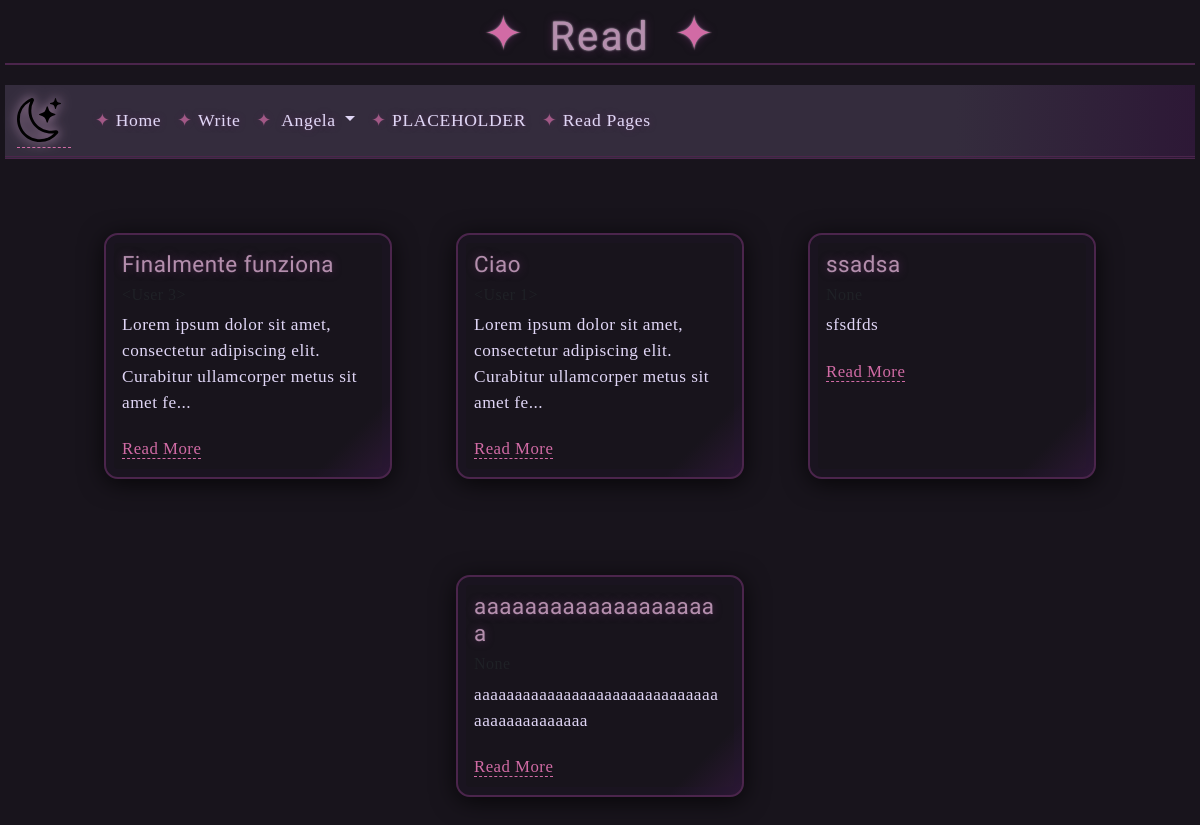
The app's page /read (signed in) with its own data.
### app/models.py (models this page shows)
class User(db.Model):
  metadata_obj
  id = db.Column(db.Integer, primary_key = True)
  name = db.Column(db.String(100), nullable = False)
  email = db.Column(db.String(100), unique = True, nullable = False)
  password = db.Column(db.String(16), nullable = False)
  pages = db.relationship('Page', backref = 'author', lazy = True)

class Page(db.Model):
  metadata_obj
  id = db.Column(db.Integer, primary_key = True)
  title = db.Column(db.String(200), nullable = False)
  author_id = db.Column(db.Integer, db.ForeignKey('user.id'), nullable = False)
  text = db.Column(db.Text, nullable = False)
  date = db.Column(db.DateTime, default=datetime.now())

### app/routes.py (the view)
@app.route('/read')
def read():
  pages = pages = Page.query.order_by(Page.date.desc()).all()
  return render_template('read.html', pages=pages, title='Read')

### app/templates/read.html (shortened to what this page needs)
{% extends('base.html') %}
{% block content %}
<div class="card-container">
  {% for page in pages %}
  <div class="card" style="width: 18rem;">
    <div class="card-body">
      <h5 class="card-title">{{ page.title }}</h5>
      <h6 class="card-subtitle mb-2 text-body-secondary">{{ page.author }}</h6>
      <p class="card-text">{{ page.text|truncate(100, true) }}</p>
      <a href="{{ url_for('read_id', id=page.id) }}" class="card-link">Read More</a>
    </div>
  </div>
  {% endfor %}
</div>
{% endblock %}

### app/templates/navbar.html (shortened to what this page needs)
<link rel="stylesheet" href="{{ url_for('static', filename='/styles/style.css') }}">
<link rel="stylesheet" href="{{ url_for('static', filename='/styles/navbarstyle.css') }}">
<nav class="navbar navbar-expand-lg bg-body-tertiary">
  <div class="container-fluid">
    <a class="navbar-brand" href="{{url_for('home')}}"><img src="static\styles\moon-stars.svg" /></a>
    <div class="collapse navbar-collapse" id="navbarElements">
      <ul class="navbar-nav me-auto mb-2 mb-lg-0">
        <li class="nav-item">
          <a class="nav-link" href="{{url_for('home')}}">Home</a>
        </li>
        <li class="nav-item">
          <a class="nav-link" href="{{ url_for('write') }}">Write</a>
        </li>
        <li class="nav-item dropdown">
          <a
            class="nav-link dropdown-toggle"
            href="#"
            role="button"
            data-bs-toggle="dropdown"
            aria-expanded="false"
          >
            {% if 'username' in session %}
            {{ session['username'] }}
            {% else %}
            Guest
            {% endif %}
          </a>
        </li>
        <li class="nav-item">
          <a class="nav-link" href="#">PLACEHOLDER</a>
        </li>
        <li class="nav-item">
          <a class="nav-link" href="{{ url_for('read') }}">Read Pages</a>
        </li>
      </ul>
    </div>
  </div>
</nav>

### app/static/styles/style.css (style rules this page uses)
body { background: #18141c; color: #e0d6f6; font-family: 'Cormorant Garamond', serif; letter-spacing: 0.03em; }
a { color: #d16ba5; text-decoration: none; border-bottom: 1px dashed #d16ba5; transition: color 0.2s; }
.card-container { display: flex; flex-wrap: wrap; gap: 2em; justify-content: center; margin-top: 2em; }
.card { background: linear-gradient(135deg, #18141c 85%, #2d1836 100%); border: 2px double #4b254c; border-radius: 14px; box-shadow: 0 4px 24px #000b, 0 0 0 8px #24183633 inset; color: #e0d6f6; font-family: 'Cormorant Garamond', serif; margin: 2em 1em; transition: box-shadow 0.2s, border-color 0.2s; }
.card-title { color: #b48ead; font-family: 'UnifrakturCook', 'Cinzel Decorative', serif; font-size: 1.4em; text-shadow: 0 0 8px #4b254c, 0 0 2px #fff2; margin-bottom: 0.5em; }
.card-subtitle { color: #d16ba5; font-family: 'Cormorant Garamond', serif; font-size: 1em; margin-bottom: 1em; }
.card-text { color: #e0d6f6; font-size: 1.08em; margin-bottom: 1.2em; }
.card-link { color: #d16ba5; font-family: 'Cinzel Decorative', serif; text-decoration: none; border-bottom: 1px dashed #d16ba5; transition: color 0.2s, border-color 0.2s; font-size: 1.05em; }

### app/static/styles/navbarstyle.css (style rules this page uses)
nav.navbar { background: linear-gradient(90deg, #342c3d 80%, #2d1836 100%); border-bottom: 3px double #4b254c; font-family: 'Cormorant Garamond', serif; letter-spacing: 0.04em; }
.navbar-brand img { height: 2.2em; filter: drop-shadow(0 0 6px #b48ead) brightness(1.2); margin-right: 0.5em; }
.navbar-nav .nav-link, .navbar-nav .dropdown-toggle { color: #e0d6f6 !important; font-size: 1.1em; text-shadow: 0 0 6px #4b254c, 0 0 2px #fff2; transition: color 0.2s, text-shadow 0.2s; position: relative; }
.navbar-nav .nav-link::before { content: "✦"; color: #d16ba5; margin-right: 0.3em; font-size: 1em; opacity: 0.7; transition: color 0.2s; }

### records on screen
User: username "Angela"
Page: title "Finalmente funziona", text "Lorem ipsum dolor sit amet, consectetur adipiscing elit. Curabitur ullamcorper metus sit amet fe..."
Page: title "Ciao", text "Lorem ipsum dolor sit amet, consectetur adipiscing elit. Curabitur ullamcorper metus sit amet fe..."
Page: title "ssadsa", text "sfsdfds"
Page: title "aaaaaaaaaaaaaaaaaaaa", text "aaaaaaaaaaaaaaaaaaaaaaaaaaaaaaaaaaaaaaaaaaaa"

### other values on screen
{{ title }} "Read"
